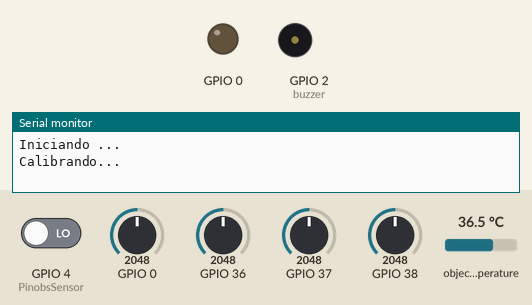
A sketch run on a simulated ESP32. On the bench: output pins drawn as LEDs (lit = HIGH), buzzer (waves = sounding, pin HIGH), the last lines printed to the serial monitor. Inputs (shaded band) come from the test bench; at power-on: GPIO 0 = 2048, GPIO 4 (PinobsSensor) LOW, GPIO 36 = 2048, GPIO 37 = 2048, GPIO 38 = 2048, object temperature 36.5 °C.

Above: at 0.1 s.
At 25.1 s:
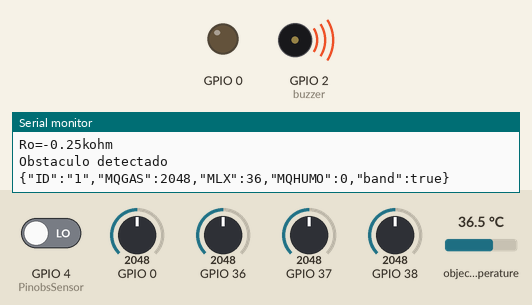
Timing chart, 0 to 26.6 s (numbered marks = the images above):
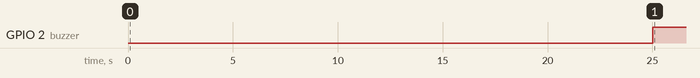

Measured:
- by itself, GPIO 2 (buzzer): LOW → HIGH at 25.0 s

The sketch:

codigoplacageneral.ino
```cpp
#include <WiFi.h>
#include <WiFiClient.h>
#include <WiFiServer.h>
#include <WiFiUdp.h>


#include <Adafruit_MLX90614.h>
#include <ArduinoJson.h>
#include <SoftwareSerial.h>

SoftwareSerial ESPSerial (9,8); // PUERTOS RX Y TX

#define         MQ1                       (0)     //define la entrada analogica para el sensor
#define         RL_VALOR             (5)     //define el valor de la resistencia mde carga en kilo ohms
#define         RAL       (9.83)  // resistencia del sensor en el aire limpio / RO, que se deriva de la                                             tabla de la hoja de datos
#define         GAS_LP                      (0)

// variable json
String jsondata;
String jsondataalertcorporal;
String jsondataalertgas;

// variables mlx90614
int puertoentradaA1;
int puertoentradaA2;
int datodegas;
int datotemp;
int buzzer=2;

String Note= "Sin nota";
bool notification = false;
Adafruit_MLX90614 mlx = Adafruit_MLX90614();
// fin variables mlx90614

String inputstring = "";                                                        //Cadena recibida desde el PC
float           LPCurve[3]  =  {2.3, 0.21, -0.47};
float           Ro           =  10;

// variables sensor infrarrojo
int PinobsSensor = 4;
int valor = 0;
bool band = false;

int hayObstaculo;
// fin variables sensor infrarrojo


void setup() {
  Serial.begin(115200);   //Inicializa Serial a 9600 baudios
ESPSerial.begin(115200);
  Serial.println("Iniciando ...");
  //------------- Sensor de Gas-----------------
  //configuracion del sensor
  Serial.print("Calibrando...\n");
  // mlx
  mlx.begin();
  // fin mlx
  Ro = Calibracion(MQ1);                        //Calibrando el sensor. Por favor de asegurarse que el sensor se encuentre en una zona de aire limpio mientras se calibra
  Serial.print("Calibracion finalizada...\n");
  Serial.print("Ro=");
  Serial.print(Ro);
  Serial.print("kohm");
  Serial.print("\n");

  // mlx
  pinMode(puertoentradaA1, OUTPUT);
  pinMode(puertoentradaA2, OUTPUT);
  pinMode(buzzer,OUTPUT);

  // sensor obstaculo infrarrojo
  pinMode(PinobsSensor, INPUT);
 // pinMode(infrarrojo, INPUT);
}

void loop() {

  valor = digitalRead(PinobsSensor);

  if(valor == LOW){
    band = true;
    Serial.println("Obstaculo detectado");

  }else {
    band = false;
  }

  validatemperaturalcorporal();
  //Muestra de los valores en pantalla.
  validadgas();
 // infrarrojo();
  getdata();

  delay(1000);
}

void validadgas()
{
   // datodegas = (porcentaje_gas(lecturaMQ(MQ1) / Ro, GAS_LP));
   datodegas = analogRead(A0);
   if(datodegas>200)
   {
    Note = "Alerta de Gas, sobre pasa el limite establecido el valor capturado es de:";
    Note = Note + datodegas;
    notification = true;
   // getdataalertgas();
    prenderBuzeer();
   }
   else {
    apagarBuzzer();
   }
}

void validatemperaturalcorporal(){
  // temp normal de una persona 37grados C o 97grados F
    mlx90614();
    if(datotemp > 38){
      prenderBuzeer();
      Note = "Alerta de Temperatura del objeto (corporal) sobre pasa el limite establecido el valor capturado es de:";
      Note = Note + datotemp;
      notification = true;
     // getdataalerttempcorporal();
    } else {
      apagarBuzzer();
    }
}

void prenderBuzeer()
{
  digitalWrite(buzzer,HIGH);
}
void apagarBuzzer()
{
   digitalWrite(buzzer,LOW);
}


//Funciones de lectura
float calc_res(int raw_adc)
{
  return ( ((float)RL_VALOR * (1023 - raw_adc) / raw_adc));
}

float Calibracion(float mq_pin) {
  int i;
  float val = 0;
  for (i = 0; i < 50; i++) {                                                                         //tomar múltiples muestras
    val += calc_res(analogRead(mq_pin));
    delay(500);
  }
  val = val / 50;                                                                                       //calcular el valor medio
  val = val / RAL;
  return val;
}

float lecturaMQ(int mq_pin) {
  int i;
  float rs = 0;
  for (i = 0; i < 5; i++) {
    rs += calc_res(analogRead(mq_pin));
    delay(50);
  }
  rs = rs / 5;
  return rs;
}

int porcentaje_gas(float rs_ro_ratio, int gas_id) {
  if ( gas_id == GAS_LP ) {
    return porcentaje_gas(rs_ro_ratio, LPCurve);
  }
  return 0;
}

int porcentaje_gas(float rs_ro_ratio, float *pcurve) {
  return (pow(10, (((log(rs_ro_ratio) - pcurve[1]) / pcurve[2]) + pcurve[0])));
}

void mlx90614() {
  puertoentradaA1 = analogRead(A1);
  puertoentradaA2 = analogRead(A2);
  datotemp =mlx.readObjectTempC();
 // Serial.print(datotemp);
}

void getdata(){
StaticJsonDocument<200> jsonBuffer;
  JsonObject root = jsonBuffer.createNestedObject();
  root["ID"] = "1";
  root["MQGAS"] = datodegas;
  root["MLX"] = datotemp;
  root["MQHUMO"] = 0;
  root["band"] = band;
  serializeJson(root, jsondata);
  ESPSerial.println(jsondata);
  Serial.println(jsondata);
  jsondata = "";
}

void getdataalerttempcorporal(){
  StaticJsonDocument<200> jsonBuffer;
  JsonObject root2 = jsonBuffer.createNestedObject();
  root2["ID"] = "4";
  root2["Note"] = "Alerta de Temperatura del objeto (corporal), sobre pasa el limite establecido";
  root2["MLX"] = datotemp;
  root2["band"] = band;
  serializeJson(root2, jsondataalertcorporal);
  ESPSerial.println(jsondataalertcorporal);
  Serial.println(jsondataalertcorporal);
  jsondataalertcorporal ="";
}

void getdataalertgas(){
  StaticJsonDocument<200> jsonBuffer;
  JsonObject root3 = jsonBuffer.createNestedObject();
  root3["ID"] = "4";
  root3["Note"] = "Alerta de Gas, sobre pasa el limite establecido";
  root3["MQGAS"] = datodegas;
  root3["band"] = band;
  serializeJson(root3, jsondataalertgas);
  ESPSerial.println(jsondataalertgas);
  Serial.println(jsondataalertgas);
  jsondataalertgas ="";

}
```
